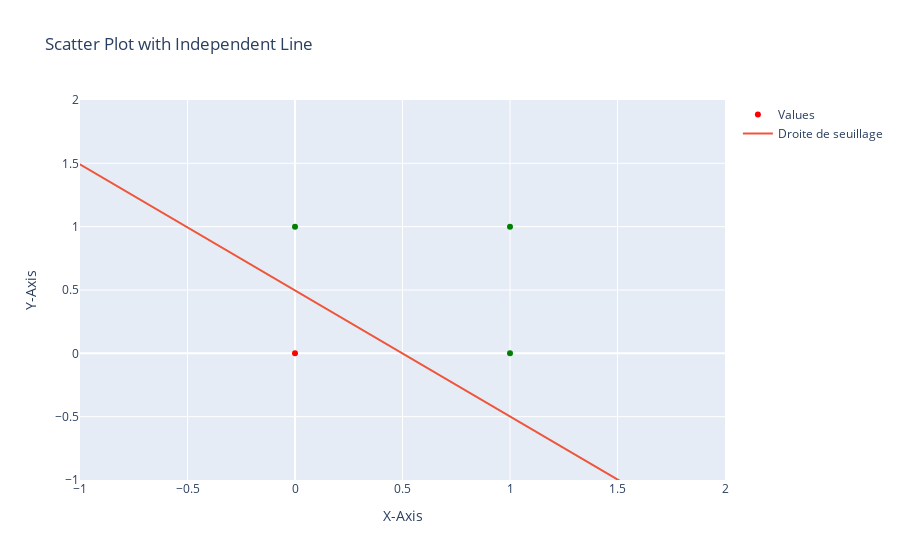

Here is the notebook cell this chart was saved with:
### Markdown cell above
Opérateur logique ET

### Code cell
from source.adaline import processDataset

processDataset("Datas/table_2_1.csv")

### Figure 1 — Plotly figure (JSON) as saved in the notebook; plotly's stock layout.template omitted (floating-point values rounded to 4 significant figures; data arrays with more than 128 entries replaced by an {"elided": "..."} marker saying what was removed)
{"data": [{"marker": {"color": ["red", "green", "green", "green"]}, "mode": "markers", "name": "Values", "type": "scatter", "x": [0, 0, 1, 1], "y": [0, 1, 0, 1]}, {"mode": "lines", "name": "Droite de seuillage", "type": "scatter", "x": {"elided": "400 float values"}, "y": {"elided": "400 float values"}}], "layout": {"title": {"text": "Scatter Plot with Independent Line"}, "xaxis": {"range": [-1, 2], "title": {"text": "X-Axis"}}, "yaxis": {"range": [-1, 2], "title": {"text": "Y-Axis"}}}}
